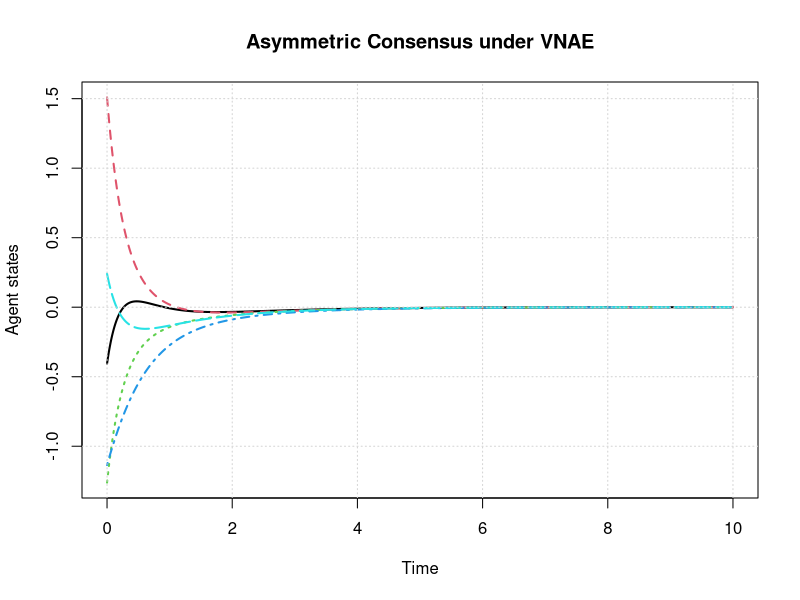

Source code (R):
# ---------------------------------------------
#  VNAE Asymmetric Consensus - Minimal Example
# ---------------------------------------------

rm(list = ls())

# Number of agents
N <- 5

# Asymmetry parameters (theta_i)
theta <- c(1.2, 0.5, 1.0, 0.3, 0.8)

# Initial states
x0 <- runif(N, -2, 2)

# Time grid
dt <- 0.01
T  <- 10
time <- seq(0, T, by = dt)

# Graph Laplacian (simple ring topology)
L <- matrix(0, N, N)
for (i in 1:N) {
  L[i, i] <- 2
  L[i, ((i %% N) + 1)] <- -1
  L[i, ((i - 2 + N) %% N) + 1] <- -1
}

# Storage
X <- matrix(0, length(time), N)
X[1, ] <- x0

# Dynamics
for (t in 2:length(time)) {
  x <- X[t - 1, ]
  dx <- -L %*% x - theta * x
  X[t, ] <- x + dt * dx
}

# Plot
matplot(time, X, type = "l", lwd = 2,
        xlab = "Time", ylab = "Agent states",
        main = "Asymmetric Consensus under VNAE")
grid()




